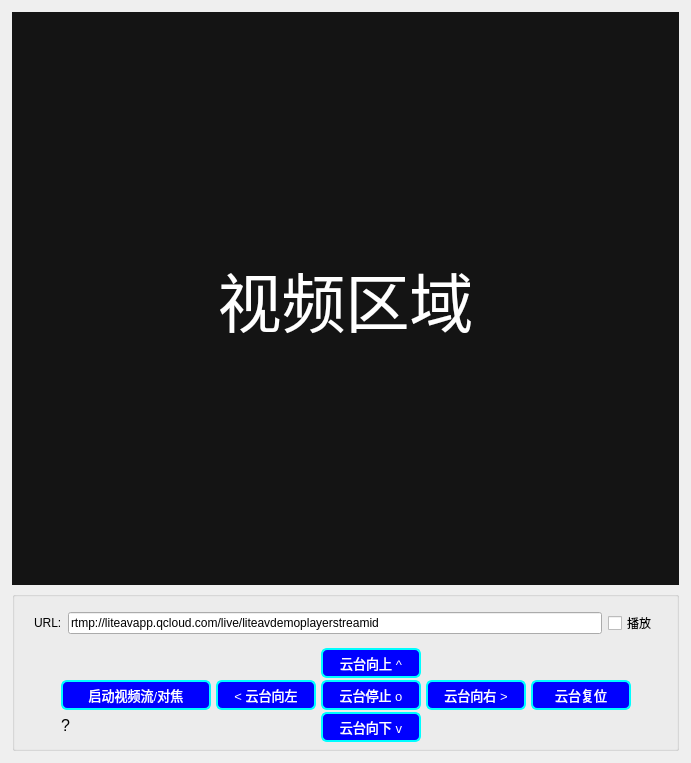
<?xml version="1.0" encoding="UTF-8"?>
<ui version="4.0">
 <class>VideoAndPtzWidget</class>
 <widget class="QWidget" name="VideoAndPtzWidget">
  <property name="geometry">
   <rect>
    <x>0</x>
    <y>0</y>
    <width>691</width>
    <height>763</height>
   </rect>
  </property>
  <property name="windowTitle">
   <string notr="true">Form</string>
  </property>
  <property name="styleSheet">
   <string notr="true">QPushButton{
border:2px solid rgb(0, 253, 255);
border-radius:6px;
background-color:blue;
color:white;
}</string>
  </property>
  <layout class="QVBoxLayout" name="verticalLayout_2">
   <property name="spacing">
    <number>3</number>
   </property>
   <property name="leftMargin">
    <number>3</number>
   </property>
   <property name="topMargin">
    <number>3</number>
   </property>
   <property name="rightMargin">
    <number>3</number>
   </property>
   <property name="bottomMargin">
    <number>3</number>
   </property>
   <item>
    <widget class="QWidget" name="widget_video" native="true">
     <layout class="QVBoxLayout" name="verticalLayout">
      <item>
       <widget class="QLabel" name="label_video">
        <property name="sizePolicy">
         <sizepolicy hsizetype="Expanding" vsizetype="Expanding">
          <horstretch>0</horstretch>
          <verstretch>0</verstretch>
         </sizepolicy>
        </property>
        <property name="font">
         <font>
          <pointsize>48</pointsize>
         </font>
        </property>
        <property name="styleSheet">
         <string notr="true">background-color: rgb(20, 20, 20);
color: rgb(255, 255, 255);</string>
        </property>
        <property name="text">
         <string>视频区域</string>
        </property>
        <property name="scaledContents">
         <bool>true</bool>
        </property>
        <property name="alignment">
         <set>Qt::AlignmentFlag::AlignCenter</set>
        </property>
        <property name="margin">
         <number>5</number>
        </property>
       </widget>
      </item>
      <item>
       <widget class="QGroupBox" name="groupBox">
        <property name="minimumSize">
         <size>
          <width>0</width>
          <height>160</height>
         </size>
        </property>
        <property name="maximumSize">
         <size>
          <width>16777215</width>
          <height>160</height>
         </size>
        </property>
        <property name="styleSheet">
         <string notr="true">QPushButton{
border:2px solid rgb(0, 253, 255);
border-radius:6px;
background-color:blue;
color:white;
}

QPushButton::pressed
{
	background-color:green;
}</string>
        </property>
        <property name="title">
         <string/>
        </property>
        <layout class="QGridLayout" name="gridLayout">
         <item row="1" column="0">
          <layout class="QHBoxLayout" name="horizontalLayout">
           <property name="spacing">
            <number>0</number>
           </property>
           <item>
            <spacer name="horizontalSpacer_2">
             <property name="orientation">
              <enum>Qt::Orientation::Horizontal</enum>
             </property>
             <property name="sizeHint" stdset="0">
              <size>
               <width>40</width>
               <height>20</height>
              </size>
             </property>
            </spacer>
           </item>
           <item>
            <layout class="QGridLayout" name="gridLayout_2">
             <property name="leftMargin">
              <number>2</number>
             </property>
             <property name="topMargin">
              <number>2</number>
             </property>
             <property name="spacing">
              <number>5</number>
             </property>
             <item row="0" column="2">
              <widget class="QPushButton" name="pbtn_ptz_up">
               <property name="minimumSize">
                <size>
                 <width>100</width>
                 <height>30</height>
                </size>
               </property>
               <property name="maximumSize">
                <size>
                 <width>70</width>
                 <height>26</height>
                </size>
               </property>
               <property name="font">
                <font>
                 <pointsize>10</pointsize>
                </font>
               </property>
               <property name="cursor">
                <cursorShape>PointingHandCursor</cursorShape>
               </property>
               <property name="styleSheet">
                <string notr="true"/>
               </property>
               <property name="text">
                <string>云台向上 ^</string>
               </property>
               <property name="flat">
                <bool>true</bool>
               </property>
              </widget>
             </item>
             <item row="1" column="0">
              <widget class="QPushButton" name="pbtn_start_stop_video">
               <property name="minimumSize">
                <size>
                 <width>150</width>
                 <height>30</height>
                </size>
               </property>
               <property name="font">
                <font>
                 <pointsize>10</pointsize>
                </font>
               </property>
               <property name="cursor">
                <cursorShape>PointingHandCursor</cursorShape>
               </property>
               <property name="text">
                <string>启动视频流/对焦</string>
               </property>
               <property name="flat">
                <bool>true</bool>
               </property>
              </widget>
             </item>
             <item row="1" column="2">
              <widget class="QPushButton" name="pbtn_ptz_stop">
               <property name="minimumSize">
                <size>
                 <width>100</width>
                 <height>30</height>
                </size>
               </property>
               <property name="maximumSize">
                <size>
                 <width>70</width>
                 <height>26</height>
                </size>
               </property>
               <property name="font">
                <font>
                 <pointsize>10</pointsize>
                </font>
               </property>
               <property name="cursor">
                <cursorShape>PointingHandCursor</cursorShape>
               </property>
               <property name="text">
                <string>云台停止 o</string>
               </property>
               <property name="flat">
                <bool>true</bool>
               </property>
              </widget>
             </item>
             <item row="2" column="0">
              <widget class="QLabel" name="label_status">
               <property name="sizePolicy">
                <sizepolicy hsizetype="Preferred" vsizetype="Fixed">
                 <horstretch>0</horstretch>
                 <verstretch>0</verstretch>
                </sizepolicy>
               </property>
               <property name="minimumSize">
                <size>
                 <width>100</width>
                 <height>0</height>
                </size>
               </property>
               <property name="font">
                <font>
                 <pointsize>12</pointsize>
                </font>
               </property>
               <property name="text">
                <string>?</string>
               </property>
              </widget>
             </item>
             <item row="1" column="1">
              <widget class="QPushButton" name="pbtn_ptz_left">
               <property name="minimumSize">
                <size>
                 <width>100</width>
                 <height>30</height>
                </size>
               </property>
               <property name="maximumSize">
                <size>
                 <width>70</width>
                 <height>26</height>
                </size>
               </property>
               <property name="font">
                <font>
                 <pointsize>10</pointsize>
                </font>
               </property>
               <property name="cursor">
                <cursorShape>PointingHandCursor</cursorShape>
               </property>
               <property name="text">
                <string>&lt; 云台向左</string>
               </property>
               <property name="flat">
                <bool>true</bool>
               </property>
              </widget>
             </item>
             <item row="1" column="3">
              <widget class="QPushButton" name="pbtn_ptz_right">
               <property name="minimumSize">
                <size>
                 <width>100</width>
                 <height>30</height>
                </size>
               </property>
               <property name="maximumSize">
                <size>
                 <width>70</width>
                 <height>26</height>
                </size>
               </property>
               <property name="font">
                <font>
                 <pointsize>10</pointsize>
                </font>
               </property>
               <property name="cursor">
                <cursorShape>PointingHandCursor</cursorShape>
               </property>
               <property name="text">
                <string>云台向右 &gt;</string>
               </property>
               <property name="flat">
                <bool>true</bool>
               </property>
              </widget>
             </item>
             <item row="2" column="2">
              <widget class="QPushButton" name="pbtn_ptz_down">
               <property name="minimumSize">
                <size>
                 <width>100</width>
                 <height>30</height>
                </size>
               </property>
               <property name="maximumSize">
                <size>
                 <width>70</width>
                 <height>26</height>
                </size>
               </property>
               <property name="font">
                <font>
                 <pointsize>10</pointsize>
                </font>
               </property>
               <property name="cursor">
                <cursorShape>PointingHandCursor</cursorShape>
               </property>
               <property name="text">
                <string>云台向下 v</string>
               </property>
               <property name="flat">
                <bool>true</bool>
               </property>
              </widget>
             </item>
             <item row="1" column="4">
              <widget class="QPushButton" name="pbtn_ptz_reset">
               <property name="minimumSize">
                <size>
                 <width>100</width>
                 <height>30</height>
                </size>
               </property>
               <property name="maximumSize">
                <size>
                 <width>70</width>
                 <height>26</height>
                </size>
               </property>
               <property name="font">
                <font>
                 <pointsize>10</pointsize>
                </font>
               </property>
               <property name="cursor">
                <cursorShape>PointingHandCursor</cursorShape>
               </property>
               <property name="text">
                <string>云台复位</string>
               </property>
               <property name="flat">
                <bool>true</bool>
               </property>
              </widget>
             </item>
            </layout>
           </item>
           <item>
            <spacer name="horizontalSpacer_3">
             <property name="orientation">
              <enum>Qt::Orientation::Horizontal</enum>
             </property>
             <property name="sizeHint" stdset="0">
              <size>
               <width>40</width>
               <height>20</height>
              </size>
             </property>
            </spacer>
           </item>
          </layout>
         </item>
         <item row="0" column="0">
          <layout class="QHBoxLayout" name="horizontalLayout_2">
           <property name="leftMargin">
            <number>10</number>
           </property>
           <property name="topMargin">
            <number>5</number>
           </property>
           <property name="rightMargin">
            <number>10</number>
           </property>
           <property name="bottomMargin">
            <number>5</number>
           </property>
           <item>
            <widget class="QLabel" name="labelUrl">
             <property name="text">
              <string>URL:</string>
             </property>
            </widget>
           </item>
           <item>
            <widget class="QLineEdit" name="lineEditUrl">
             <property name="text">
              <string>rtmp://liteavapp.qcloud.com/live/liteavdemoplayerstreamid</string>
             </property>
            </widget>
           </item>
           <item>
            <widget class="QCheckBox" name="checkBoxAutoPlay">
             <property name="text">
              <string>播放</string>
             </property>
            </widget>
           </item>
          </layout>
         </item>
        </layout>
       </widget>
      </item>
     </layout>
    </widget>
   </item>
  </layout>
 </widget>
 <resources/>
 <connections/>
</ui>
